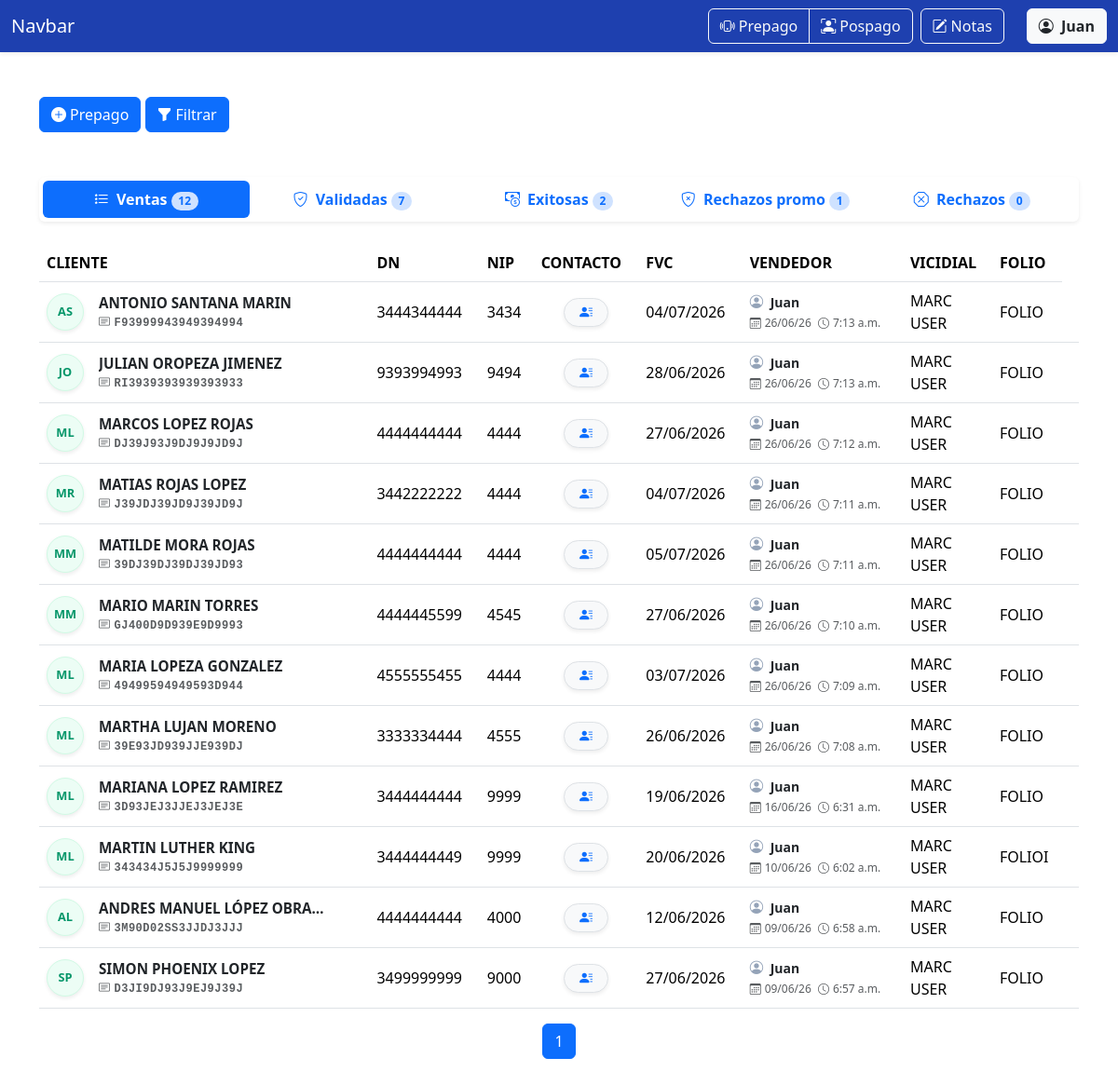
Before: /ventas/prepago/ (signed in) with the older database file.
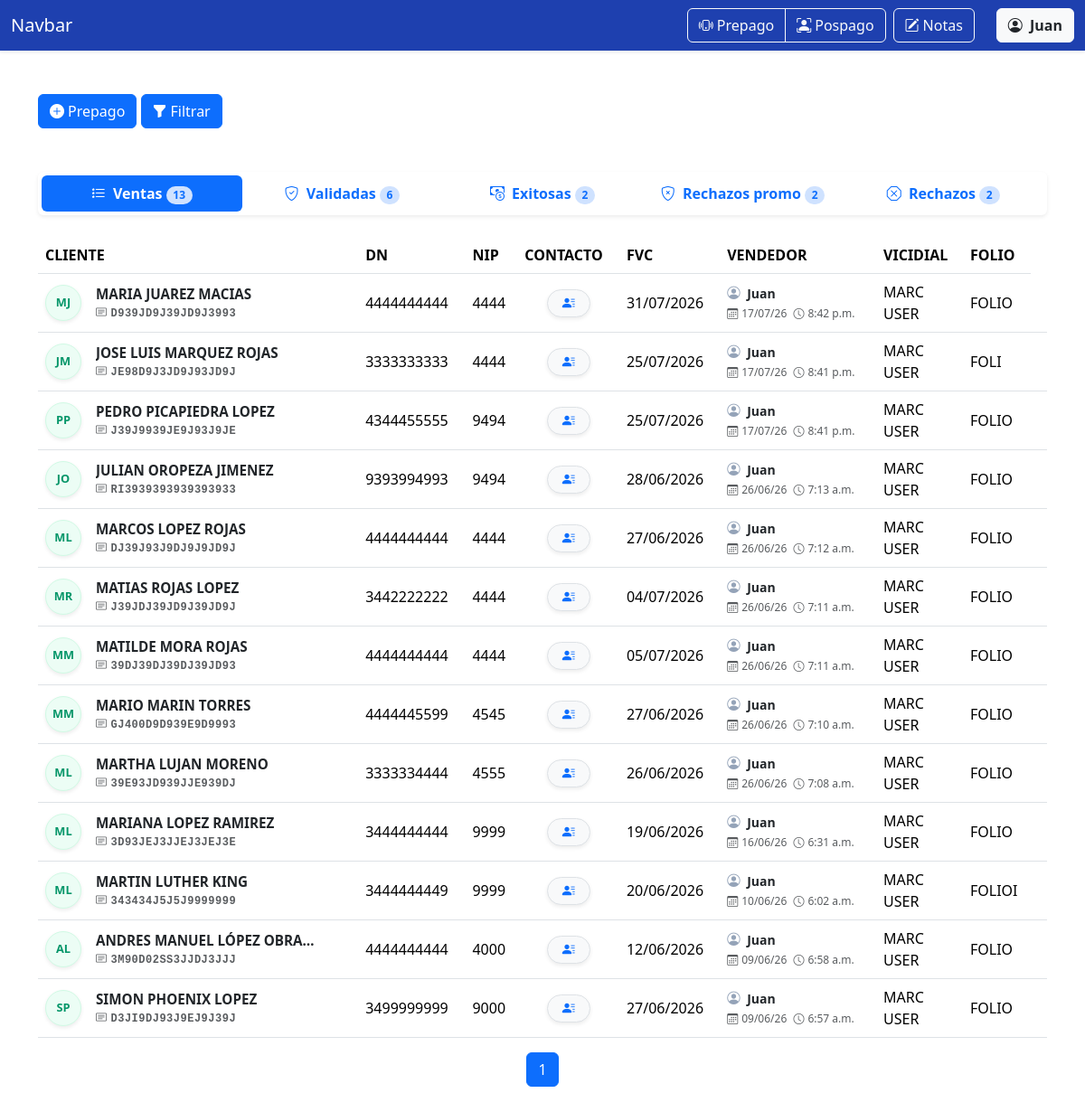
After: the same page with the newer database file.
### ventas/models.py (models this page shows)
class VentaPrepago(models.Model):
    nombre = models.CharField('NOMBRE(S)', max_length=100)
    apellido_paterno = models.CharField('APELLIDO PATERNO', max_length=100)
    apellido_materno = models.CharField(
        'APELLIDO MATERNO', max_length=100, blank=True, default='')
    curp = models.CharField('CURP', max_length=18, validators=[
                            MinLengthValidator(18)])
    dn = models.CharField('DN', max_length=10, validators=[
                          numeric_validator, MinLengthValidator(10)])
    nip = models.CharField('NIP', max_length=4, validators=[
                           numeric_validator, MinLengthValidator(4)], help_text='Solo se permiten números.')
    contact1 = models.CharField('CONTACTO1', max_length=16, validators=[
                                MinLengthValidator(10), RegexValidator(r'^[A-Z0-9 ]+$')])
    contact2 = models.CharField('CONTACTO 2', max_length=10, validators=[
                                numeric_validator, MinLengthValidator(10)])
    fvc = models.DateField('FVC')
    acepta_promo = models.BooleanField(
        'ACEPTA PROMO', null=True, blank=True, choices=[(True, 'Sí'), (False, 'No')])
    STATUS_CHOICES = [
        ('en_proceso', 'EN PROCESO'),
        ('nip_incorrecto', 'NIP INCORRECTO'),
        ('curp_incorrecto', 'CURP INCORRECTO'),
        ('sin_fvc', 'SIN FVC'),
        ('exitosa', 'EXITOSA'),
        ('baja_exportada', 'BAJA EXPORTADA'),
        ('alta', 'ALTA'),
        ('gestionada_por_otro_call_center', 'GESTIONADA POR OTRO CALL CENTER'),
        ('sin_nip', 'SIN NIP'),
        ('futura', 'FUTURA'),
        ('linea_movistar', 'LINEA MOVISTAR'),
        ('cac_lejano', 'CAC LEJANO'),
    ]
    status = models.CharField(
        'Status',
        max_length=100,
        choices=STATUS_CHOICES,
        default='en_proceso'
    )
    email = models.EmailField('EMAIL', max_length=254)
    folio = models.CharField('FOLIO', max_length=100)
    usuario_marcador = models.CharField('USUARIO MARCADOR', max_length=100)
    marcador = models.CharField('MARCADOR', max_length=100)
    validador = models.ForeignKey(
        User, on_delete=models.SET_NULL, null=True, blank=True, related_name='validador')
    supervisor = models.ForeignKey(
        User, on_delete=models.SET_NULL, null=True, blank=True, related_name='supervisor')
    created = models.DateTimeField(auto_now_add=True)
    user = models.ForeignKey(
        User, on_delete=models.CASCADE, related_name='vendedor')

### ventas/views.py (the view, shortened to what this page needs)
# urls.py: path('prepago/', views.prepago, name='prepago'),
@login_required
def prepago(request):
    es_vendedor = request.user.groups.filter(name='VENDEDORES').exists()
    es_superior = request.user.is_superuser or request.user.groups.filter(
        name__in=['VALIDADORES', 'SUPERVISORES']).exists()
    es_supervisor = request.user.is_superuser or request.user.groups.filter(
        name='SUPERVISORES').exists()
    if es_superior:
        if request.GET.get('rol'):
            request.session['rol_activo_prepago'] = request.GET.get('rol')
        if request.session.get('rol_activo_prepago') == 'vendedor':
            es_vendedor = True
        else:
            es_vendedor = False
            pass  # El rol activo sigue siendo el de superior, no hacemos cambios
    else:
        request.session['rol_activo_prepago'] = 'vendedor'
        es_vendedor = True
        es_superior = False
    if request.method == 'GET':
        ventas_prepago_usuario = request.GET.get('ventas_prepago_usuario')
        if request.session.get('rol_activo_prepago') == 'vendedor':
            base_queryset = VentaPrepago.objects.filter(
                user=request.user)
        else:
            if ventas_prepago_usuario:
                base_queryset = VentaPrepago.objects.filter(
                    user_id=ventas_prepago_usuario)
            else:
                base_queryset = VentaPrepago.objects.all()
        fecha_inicio = request.GET.get('fechaInicio')
        fecha_fin = request.GET.get('fechaFin')
        if fecha_inicio:
            base_queryset = base_queryset.filter(
                created__date__gte=fecha_inicio)
        if fecha_fin:
            base_queryset = base_queryset.filter(created__date__lte=fecha_fin)
        filtro_dn = request.GET.get('dn', '').strip()
        if filtro_dn:
            base_queryset = base_queryset.filter(dn=filtro_dn)
        filtro_curp = request.GET.get('curp', '').strip().upper()
        if filtro_curp:
            base_queryset = base_queryset.filter(curp=filtro_curp)
        filtro_folio = request.GET.get('folio', '').strip().upper()
        if filtro_folio:
            base_queryset = base_queryset.filter(folio=filtro_folio)
        filtro_status_prepago = request.GET.get('status_prepago', '').strip()
        if filtro_status_prepago == 'ventas':
            base_queryset = base_queryset.filter(acepta_promo=None)
        elif filtro_status_prepago == 'validadas':
            base_queryset = base_queryset.filter(
                acepta_promo=True, status='en_proceso')
        elif filtro_status_prepago == 'exitosas':
            base_queryset = base_queryset.filter(status='exitosa')
        elif filtro_status_prepago == 'rechazos_promo':
            base_queryset = base_queryset.filter(acepta_promo=False)
        elif filtro_status_prepago == 'rechazos':
            base_queryset = base_queryset.exclude(acepta_promo=None).exclude(
                status='exitosa').exclude(status='en_proceso')
        def paginar(queryset, request, parametro):
            pagina = request.GET.get(parametro, 1)
            return Paginator(queryset, 20).get_page(pagina)
        ventas_prepago = base_queryset.filter(
            acepta_promo=None).order_by('-created')
        ventas_prepago_validadas = base_queryset.filter(
            acepta_promo=True, status='en_proceso').order_by('-created')
        ventas_prepago_exitosas = base_queryset.filter(
            status='exitosa').order_by('-created')
        ventas_prepago_rechazos_promo = base_queryset.filter(
            acepta_promo=False).order_by('-created')
        ventas_prepago_rechazos = base_queryset.exclude(acepta_promo=None).exclude(
            status='exitosa').exclude(status='en_proceso').order_by('-created')
        ventas_prepago = paginar(
            ventas_prepago,
            request,
            'ventas_page'
        )
        ventas_prepago_validadas = paginar(
            ventas_prepago_validadas,
            request,
            'ventas_validadas_page'
        )
        ventas_prepago_exitosas = paginar(
            ventas_prepago_exitosas,
            request,
            'ventas_exitosas_page'
        )
        ventas_prepago_rechazos_promo = paginar(
            ventas_prepago_rechazos_promo,
            request,
            'ventas_rechazos_promo_page'
        )
        ventas_prepago_rechazos = paginar(
            ventas_prepago_rechazos,
            request,
            'ventas_rechazos_page'
        )
        params = request.GET.copy()
        for page in [
            'ventas_page',
            'ventas_validadas_page',
            'ventas_exitosas_page',
            'ventas_rechazos_promo_page',
            'ventas_rechazos_page',
            'tab'
        ]:
            params.pop(page, None)
        return render(request, 'prepago.html', {
            'form': VentaPrepagoForm(user=request.user, rol_activo=request.session.get('rol_activo_prepago')),
            'ventas_prepago': ventas_prepago,
            'ventas_prepago_validadas': ventas_prepago_validadas,
            'ventas_prepago_exitosas': ventas_prepago_exitosas,
            'ventas_prepago_rechazos_promo': ventas_prepago_rechazos_promo,
            'ventas_prepago_rechazos': ventas_prepago_rechazos,
            'es_superior': es_superior,  # Pasamos esta bandera al HTML
            'es_supervisor': es_supervisor,  # Pasamos esta bandera al HTML
            'es_vendedor': es_vendedor,  # Pasamos esta bandera al HTML
            'fecha_inicio': fecha_inicio,  # Para mantener el filtro en la interfaz
            'fecha_fin': fecha_fin,  # Para mantener el filtro en la interfaz
            'usuarios': User.objects.filter(is_active=True).order_by('username'),
            'ventas_prepago_usuario': ventas_prepago_usuario,
            'filtro_dn': filtro_dn,
            'filtro_curp': filtro_curp,
            'filtro_folio': filtro_folio,
            'filtro_status_prepago': filtro_status_prepago,
            'params': params.urlencode(),
        })

### ventas/templates/prepago.html (shortened to what this page needs)
{% extends 'base.html' %} {% block content %}
  <div class="container mt-5">
    {% if es_vendedor %}
      <button type="button" class="btn btn-primary" data-bs-toggle="modal" data-bs-target="#createPrepagoModal"><i class="bi bi-plus-circle-fill me-1"></i>Prepago</button>
    {% endif %}
    <button type="button" class="btn btn-primary" data-bs-toggle="collapse" data-bs-target="#collapseFiltroPrepago" aria-expanded="false" aria-controls="collapseFiltroPrepago"><i class="bi bi-funnel-fill me-1"></i>Filtrar</button>
  </div>
  <div class="container mt-5 mb-5" id="moduloVentas">
    <ul class="nav nav-pills nav-justified mb-4 shadow-sm p-1 bg-white rounded fw-bold">
      <li class="nav-item">
        <button class="nav-link {% if not request.GET.tab or request.GET.tab == 'ventas' %}active{% endif %}" data-bs-toggle="tab" data-bs-target="#ventas"><i class="bi bi-list-stars me-1"></i> Ventas<span class="badge rounded-pill bg-primary-subtle text-primary ms-1 px-2.5 py-1">{{ ventas_prepago.paginator.count }}</span></button>
      </li>
      <li class="nav-item">
        <button class="nav-link {% if request.GET.tab == 'validadas' %}active{% endif %}" data-bs-toggle="tab" data-bs-target="#validadas"><i class="bi bi-shield-check me-1"></i> Validadas<span class="badge rounded-pill bg-primary-subtle text-primary ms-1 px-2.5 py-1">{{ ventas_prepago_validadas.paginator.count }}</span></button>
      </li>
      <li class="nav-item">
        <button class="nav-link" data-bs-toggle="tab" data-bs-target="#exitosas"><i class="bi bi-cash-coin me-1"></i> Exitosas<span class="badge rounded-pill bg-primary-subtle text-primary ms-1 px-2.5 py-1">{{ ventas_prepago_exitosas.paginator.count }}</span></button>
      </li>
      <li class="nav-item">
        <button class="nav-link" data-bs-toggle="tab" data-bs-target="#rechazos_promo"><i class="bi bi-shield-x me-1"></i> Rechazos promo<span class="badge rounded-pill bg-primary-subtle text-primary ms-1 px-2.5 py-1">{{ ventas_prepago_rechazos_promo.paginator.count }}</span></button>
      </li>
      <li class="nav-item">
        <button class="nav-link" data-bs-toggle="tab" data-bs-target="#rechazos"><i class="bi bi-x-octagon me-1"></i> Rechazos<span class="badge rounded-pill bg-primary-subtle text-primary ms-1 px-2.5 py-1">{{ ventas_prepago_rechazos.paginator.count }}</span></button>
      </li>
    </ul>
    <div class="tab-content mt-3" id="pills-tabContent">
      <div class="tab-pane fade {% if not request.GET.tab or request.GET.tab == 'ventas' %}show active{% endif %}" id="ventas" role="tabpanel">
        <table class="table table-hover align-middle">
          <thead>
            <tr>
              <th scope="col">CLIENTE</th>
              <th scope="col">DN</th>
              <th scope="col">NIP</th>
              <th scope="col">CONTACTO</th>
              <th scope="col">FVC</th>
              <th scope="col">VENDEDOR</th>
              <th scope="col">VICIDIAL</th>
              <th scope="col">FOLIO</th>
            </tr>
          </thead>
          <tbody>
            {% for venta_prepago in ventas_prepago %}
              {% include 'components_prepago/tabla_ventas_prepago.html' with tab_id='ventas' %}
            {% endfor %}
          </tbody>
        </table>
        {% include 'components_prepago/paginacion_prepago.html' with page_obj=ventas_prepago page_param='ventas_page' tab_id='ventas' %}
      </div>
    </div>
  </div>
{% endblock %}

### templates/base.html (shortened to what this page needs)
<!DOCTYPE html>
<html lang="es-MX">
  <head>
    <link href="https://cdn.jsdelivr.net/npm/bootstrap@5.3.8/dist/css/bootstrap.min.css" rel="stylesheet" />
    <link rel="stylesheet" href="https://cdn.jsdelivr.net/npm/bootstrap-icons@1.13.1/font/bootstrap-icons.min.css" />
  </head>
  <body>
    <nav class="navbar navbar-expand-lg navbar-dark shadow-sm" style="background-color: #1e40af;">
      <div class="container-fluid">
        <a class="navbar-brand" href="{% url 'dashboard' %}">Navbar</a>
        <div class="collapse navbar-collapse" id="navbarNav">
          <ul class="navbar-nav ms-auto">
            <li class="nav-item ms-2">
              <div class="btn-group" role="group" aria-label="Modulo-Ventas">
                <a class="btn btn-outline-light" href="{% url 'prepago' %}"><i class="bi bi-phone-vibrate me-1"></i>Prepago</a>
                <a class="btn btn-outline-light" href="{% url 'pospago' %}"><i class="bi bi-person-bounding-box me-1"></i>Pospago</a>
              </div>
            </li>
            <li class="nav-item ms-2">
              <a class="btn btn-outline-light" href="{% url 'notas' %}"><i class="bi bi-pencil-square me-1"></i>Notas</a>
            </li>
            <li class="nav-item ms-2">
              <div class="dropdown">
                <button class="btn btn-light text-dark ms-3" type="button" data-bs-toggle="dropdown" aria-expanded="false"><i class="bi bi-person-circle me-1"></i> <strong>{{ user.first_name }}</strong></button>
              </div>
            </li>
          </ul>
        </div>
      </div>
    </nav>
    {% block content %}
    {% endblock %}
  </body>
</html>

### ventas/templates/components_prepago/tabla_ventas_prepago.html (shortened to what this page needs)
<tr>
  <th scope="row" class="align-middle">
    <div class="d-flex align-items-center">
      <div class="avatar-circle me-3 d-flex align-items-center justify-content-center shadow-sm" style="width: 40px; height: 40px; background-color: #ecfdf5; color: #059669; border: 1px solid #d1fae5; border-radius: 50%; font-weight: bold; font-size: 0.8rem; flex-shrink: 0;">{{ venta_prepago.nombre|first|upper }}{{ venta_prepago.apellido_paterno|first|upper }}</div>
      <div class="d-flex flex-column" style="line-height: 1.2;">
        <span class="text-dark fw-bold" style="font-size: 0.95rem; max-width: 250px; overflow: hidden; text-overflow: ellipsis; white-space: nowrap;" title="{{ venta_prepago.nombre }} {{ venta_prepago.apellido_paterno }} {{ venta_prepago.apellido_materno }}">{{ venta_prepago.nombre }} {{ venta_prepago.apellido_paterno }} {{ venta_prepago.apellido_materno }}</span>
        <small class="text-muted font-monospace mt-1" style="font-size: 0.75rem; letter-spacing: 0.5px; white-space: nowrap;"><i class="bi bi-card-text me-1"></i>{{ venta_prepago.curp }}</small>
      </div>
    </div>
  </th>
  <td>{{ venta_prepago.dn }}</td>
  <td>{{ venta_prepago.nip }}</td>
  <td class="align-middle text-center">
    <button type="button" class="btn btn-sm btn-light border shadow-sm rounded-pill px-3" data-bs-toggle="popover" data-bs-placement="right" data-bs-html="true" data-bs-content="
              <div class='text-start small'>
              <i class='bi bi-telephone-fill me-1 text-primary'></i>{{ venta_prepago.contact1 }}<br>
              <i class='bi bi-telephone-fill me-1 text-primary'></i>{{ venta_prepago.contact2 }}<br>
              <hr class='my-1'>
              <i class='bi bi-envelope-fill me-1 text-primary'></i>
              <span class='text-primary'>{{ venta_prepago.email }}</span>
            </div>"><i class="bi bi-person-lines-fill text-primary"></i></button>
  </td>
  <td>{{ venta_prepago.fvc|date:'d/m/Y' }}</td>
  <td>
    <div class="text-muted small">
      <i class="bi bi-person-circle me-1" style="color: #94a3b8; font-size: 0.9rem;"></i>
      <span class="fw-bold text-dark me-2">{{ venta_prepago.user.first_name }}</span> <br />
      <span style="font-size: 0.75rem;">
        <i class="bi bi-calendar3 me-1"></i>{{ venta_prepago.created|date:'d/m/y' }}
        <i class="bi bi-clock ms-1 me-1"></i>{{ venta_prepago.created|time:'g:i a' }}
      </span>
    </div>
  </td>
  <td>
    {{ venta_prepago.marcador }}<br />
    {{ venta_prepago.usuario_marcador }}
  </td>
  <td>{{ venta_prepago.folio }}</td>
  <td class="text-center">
  </td>
</tr>

### ventas/templates/components_prepago/paginacion_prepago.html (shortened to what this page needs)
<nav class="mt-3">
  <ul class="pagination justify-content-center">
    <li class="page-item active">
      <span class="page-link">{{ page_obj.number }}</span>
    </li>
  </ul>
</nav>

Changed rows visible on the page:
no longer on this page (row edited): VentaPrepago: nombre|first "A", apellido_paterno|first "S", nombre "ANTONIO", apellido_paterno "SANTANA", apellido_materno "MARIN", curp "F93999943949394994", dn "3444344444", nip "3434", fvc "04/07/2026", user.first_name "Juan", created "26/06/26", created "7:13 a.m.", marcador "MARC", usuario_marcador "USER", folio "FOLIO"
no longer on this page (row edited): VentaPrepago: nombre|first "M", apellido_paterno|first "L", nombre "MARIA", apellido_paterno "LOPEZA", apellido_materno "GONZALEZ", curp "49499594949593D944", dn "4555555455", nip "4444", fvc "03/07/2026", user.first_name "Juan", created "26/06/26", created "7:09 a.m.", marcador "MARC", usuario_marcador "USER", folio "FOLIO"
added VentaPrepago: nombre|first "M", apellido_paterno|first "J", nombre "MARIA", apellido_paterno "JUAREZ", apellido_materno "MACIAS", curp "D939JD9J39JD9J3993", dn "4444444444", nip "4444", fvc "31/07/2026", user.first_name "Juan", created "17/07/26", created "8:42 p.m.", marcador "MARC", usuario_marcador "USER", folio "FOLIO"
added VentaPrepago: nombre|first "J", apellido_paterno|first "M", nombre "JOSE LUIS", apellido_paterno "MARQUEZ", apellido_materno "ROJAS", curp "JE98D9J3JD9J93JD9J", dn "3333333333", nip "4444", fvc "25/07/2026", user.first_name "Juan", created "17/07/26", created "8:41 p.m.", marcador "MARC", usuario_marcador "USER", folio "FOLI"
added VentaPrepago: nombre|first "P", apellido_paterno|first "P", nombre "PEDRO", apellido_paterno "PICAPIEDRA", apellido_materno "LOPEZ", curp "J39J9939JE9J93J9JE", dn "4344455555", nip "9494", fvc "25/07/2026", user.first_name "Juan", created "17/07/26", created "8:41 p.m.", marcador "MARC", usuario_marcador "USER", folio "FOLIO"
Other visible differences:
{{ ventas_prepago.paginator.count }}: "12" → "13"
{{ ventas_prepago_validadas.paginator.count }}: "7" → "6"
{{ ventas_prepago_rechazos_promo.paginator.count }}: "1" → "2"
{{ ventas_prepago_rechazos.paginator.count }}: "0" → "2"
